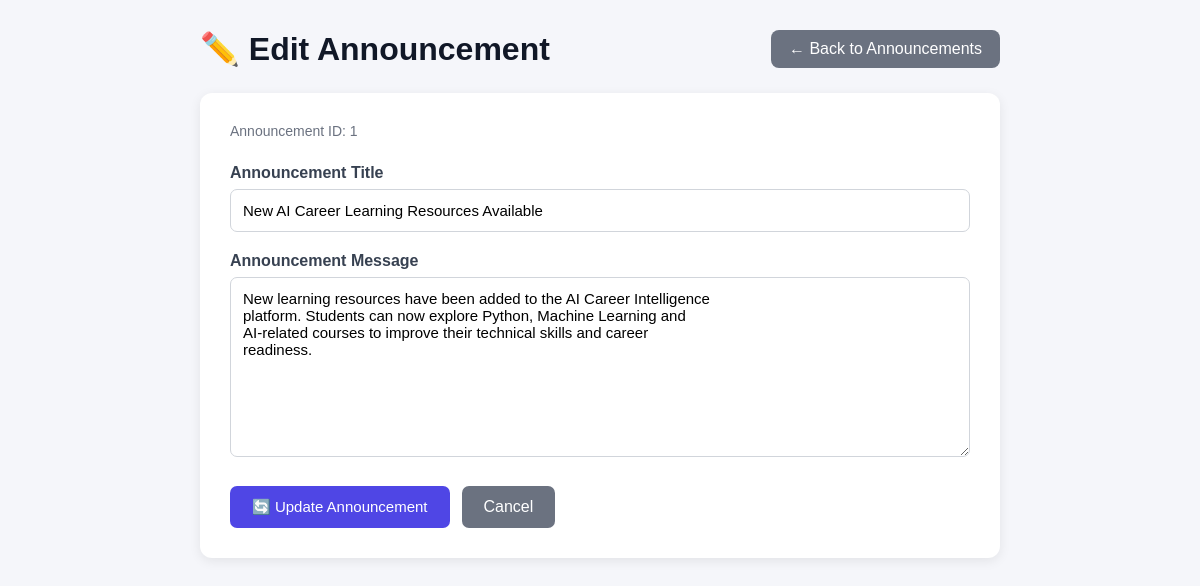
Screenshot of /admin/announcements/edit/1 (signed in) with the database file from the repository.
### tables this page shows
CREATE TABLE announcements(
        id INTEGER PRIMARY KEY AUTOINCREMENT,
        title TEXT NOT NULL,
        message TEXT NOT NULL,
        created_at TIMESTAMP DEFAULT CURRENT_TIMESTAMP
    );

### app.py (the view, shortened to what this page needs)
@app.route("/admin/announcements/edit/<int:announcement_id>", methods=["GET", "POST"])
@login_required
def edit_admin_announcement(announcement_id):
    if session.get("user_role") != "admin":
        return "Access Denied! Admins only.", 403
    connection = sqlite3.connect(DATABASE)
    cursor = connection.cursor()
    cursor.execute("""
        SELECT
            id,
            title,
            message,
            created_at
        FROM announcements
        WHERE id = ?
    """, (announcement_id,))
    announcement = cursor.fetchone()
    if not announcement:
        connection.close()
        return "Announcement not found.", 404
    connection.close()
    return render_template(
        "admin_edit_announcement.html",
        announcement=announcement
    )

### app.py (called while the page is built)
def login_required(f):
    @wraps(f)
    def decorated_function(*args, **kwargs):
        if "user_email" not in session:
            return redirect(url_for("login"))
        return f(*args, **kwargs)
    return decorated_function

### templates/admin_edit_announcement.html (shortened to what this page needs)
<!DOCTYPE html>
<html lang="en">
<head>
</head>
<body>
<div class="container">
    <div class="header">
        <h1>
            ✏️ Edit Announcement
        </h1>
        <a
            href="{{ url_for('admin_announcements') }}"
            class="back"
        >
            ← Back to Announcements
        </a>
    </div>
    <div class="card">
        <p class="announcement-id">
            Announcement ID: {{ announcement[0] }}
        </p>
        <form
            method="POST"
            action="{{ url_for(
                'edit_admin_announcement',
                announcement_id=announcement[0]
            ) }}"
        >
            <div class="form-group">
                <label>
                    Announcement Title
                </label>
                <input
                    type="text"
                    name="title"
                    value="{{ announcement[1] }}"
                    required
                >
            </div>
            <div class="form-group">
                <label>
                    Announcement Message
                </label>
                <textarea
                    name="message"
                    required
                >{{ announcement[2] }}</textarea>
            </div>
            <div class="buttons">
                <button
                    type="submit"
                    class="update-btn"
                >
                    🔄 Update Announcement
                </button>
                <a
                    href="{{ url_for('admin_announcements') }}"
                    class="cancel-btn"
                >
                    Cancel
                </a>
            </div>
        </form>
    </div>
</div>
</body>
</html>

### templates/admin_edit_announcement.html (style rules this page uses)
* { box-sizing: border-box; margin: 0; padding: 0; font-family: Arial, sans-serif; }
body { background: #f5f6fa; padding: 30px; }
.container { max-width: 800px; margin: auto; }
.header { display: flex; justify-content: space-between; align-items: center; margin-bottom: 25px; }
.header h1 { color: #111827; }
.back { text-decoration: none; background: #6b7280; color: white; padding: 10px 18px; border-radius: 8px; }
.card { background: white; padding: 30px; border-radius: 12px; box-shadow: 0 3px 12px rgba(0,0,0,0.08); }
.announcement-id { color: #6b7280; margin-bottom: 25px; font-size: 14px; }
.form-group { margin-bottom: 20px; }
label { display: block; margin-bottom: 7px; font-weight: bold; color: #374151; }
input, textarea { width: 100%; padding: 12px; border: 1px solid #d1d5db; border-radius: 7px; font-size: 15px; }
textarea { min-height: 180px; resize: vertical; }
.buttons { display: flex; gap: 12px; margin-top: 25px; }
.update-btn { background: #4f46e5; color: white; border: none; padding: 12px 22px; border-radius: 7px; cursor: pointer; font-size: 15px; }
.cancel-btn { background: #6b7280; color: white; text-decoration: none; padding: 12px 22px; border-radius: 7px; }

### rows the page displays
announcements: id "1", title "New AI Career Learning Resources Available", message "New learning resources have been added to the AI Career Intelligence platform. Students can now explore Python, Machine Learning and AI-related courses to improve their technical skills and career readiness."
